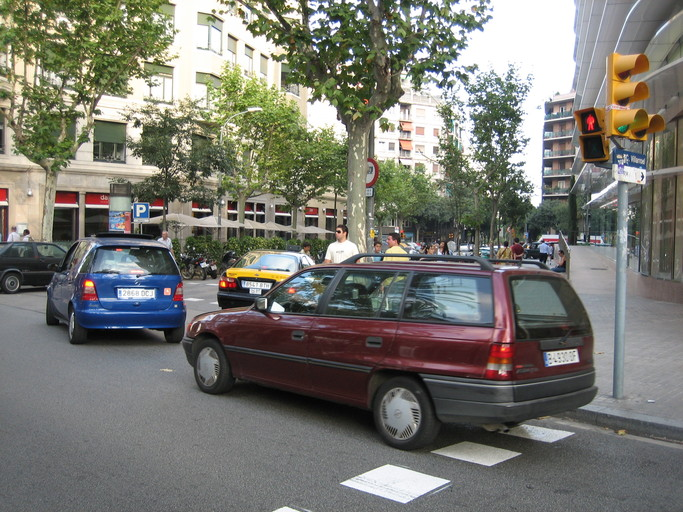
#> input picture data/labelmefacade-master/images/static_barcelona_street_city_outdoor_2005__img_0322.jpg, 683 x 512 px; its folder holds only this picture in this run
$ python different_scales_template_matching.py --template ../../data/labelmefacade-master/images/static_barcelona_street_city_outdoor_2005__img_0322.jpg --images ../../data/labelmefacade-master/images
#> lines starting #> are read from the running program, lines starting #| are printed output that depends on the picture; after the words box and inside, x2 and y2 are one past the last pixel; in counts of white or black regions, pixels touching at a corner belong together
# import the necessary packages
import numpy as np
import argparse
import imutils
import glob
import cv2

# construct the argument parser and parse the arguments
ap = argparse.ArgumentParser()
ap.add_argument("-t", "--template", required=True, help="Path to template image")
ap.add_argument("-i", "--images", required=True,
	help="Path to images where template will be matched")
ap.add_argument("-v", "--visualize",
	help="Flag indicating whether or not to visualize each iteration")
args = vars(ap.parse_args())
# load the image image, convert it to grayscale, and detect edges
template = cv2.imread(args["template"])
#> template is the input picture: shape (512, 683, 3); mean B, G, R 112, 119.5, 119.7
template = cv2.cvtColor(template, cv2.COLOR_BGR2GRAY)
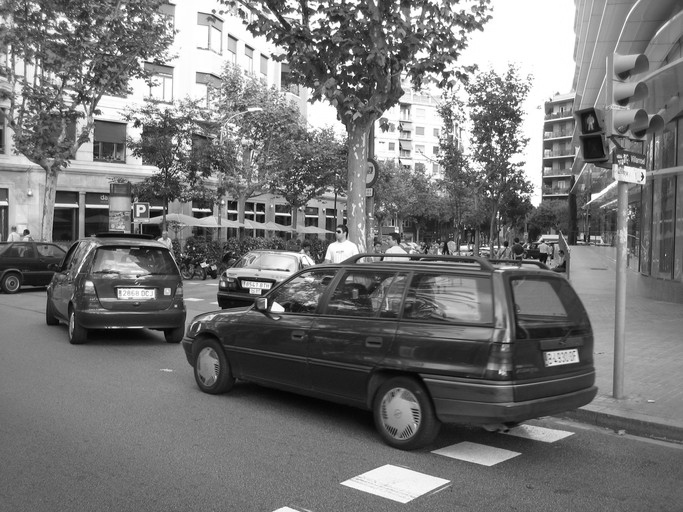
#> template: shape (512, 683); min 0, max 255, mean 118.7
template = cv2.Canny(template, 50, 200)
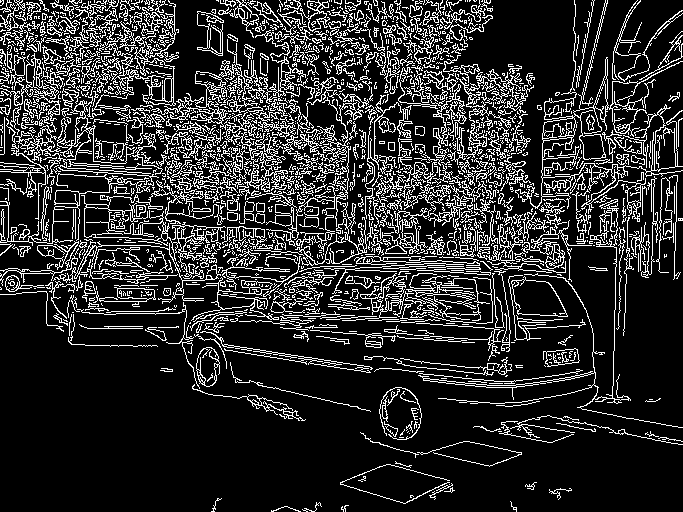
#> template: shape (512, 683); 17.6% white in thin lines or dots
(tH, tW) = template.shape[:2]
#> tH = 512; tW = 683
cv2.imshow("Template", template)

# loop over the images to find the template in
for imagePath in glob.glob(args["images"] + "/*.jpg"):
	# load the image, convert it to grayscale, and initialize the
	# bookkeeping variable to keep track of the matched region
	image = cv2.imread(imagePath)
	gray = cv2.cvtColor(image, cv2.COLOR_BGR2GRAY)
	found = None
	# loop over the scales of the image
	for scale in np.linspace(0.2, 1.0, 20)[::-1]:
		# resize the image according to the scale, and keep track
		# of the ratio of the resizing
		resized = imutils.resize(gray, width = int(gray.shape[1] * scale))
		r = gray.shape[1] / float(resized.shape[1])
		# if the resized image is smaller than the template, then break
		# from the loop
		if resized.shape[0] < tH or resized.shape[1] < tW:
			break
        # detect edges in the resized, grayscale image and apply template
		# matching to find the template in the image
		edged = cv2.Canny(resized, 50, 200)
		result = cv2.matchTemplate(edged, template, cv2.TM_CCOEFF)
		(_, maxVal, _, maxLoc) = cv2.minMaxLoc(result)
		# check to see if the iteration should be visualized
		if args.get("visualize", False):
			# draw a bounding box around the detected region
			clone = np.dstack([edged, edged, edged])
			cv2.rectangle(clone, (maxLoc[0], maxLoc[1]),
				(maxLoc[0] + tW, maxLoc[1] + tH), (0, 0, 255), 2)
			cv2.imshow("Visualize", clone)
			cv2.waitKey(0)
		# if we have found a new maximum correlation value, then update
		# the bookkeeping variable
		if found is None or maxVal > found[0]:
			found = (maxVal, maxLoc, r)
#> this loop made 2 passes
#> found on pass 1: (3.3e+09, (0, 0), 1)
	# unpack the bookkeeping variable and compute the (x, y) coordinates
	# of the bounding box based on the resized ratio
	(_, maxLoc, r) = found
#> r = 1
	(startX, startY) = (int(maxLoc[0] * r), int(maxLoc[1] * r))
#> startX = 0; startY = 0
	(endX, endY) = (int((maxLoc[0] + tW) * r), int((maxLoc[1] + tH) * r))
#> endX = 683; endY = 512
	# draw a bounding box around the detected result and display the image
	cv2.rectangle(image, (startX, startY), (endX, endY), (0, 0, 255), 2)
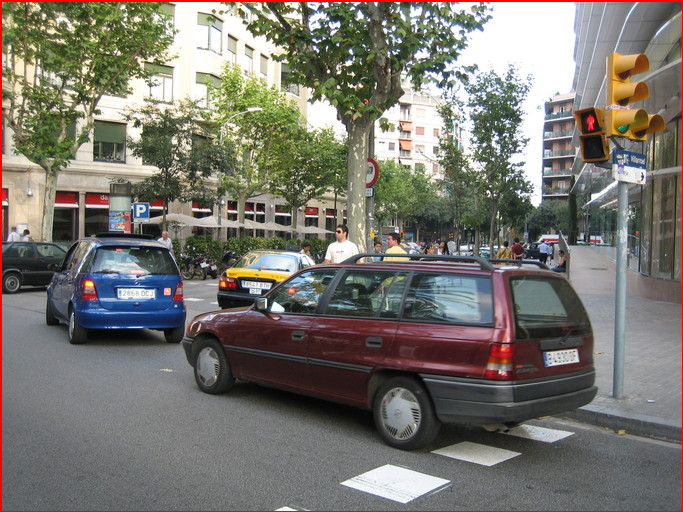
#> image: shape (512, 683, 3); 1.02% of pixels changed, all inside (x1, y1, x2, y2) = (0, 0, 683, 512)
	cv2.imshow("Image", image)
	cv2.waitKey(0)

$ run again, on data/labelmefacade-master/images/static_barcelona_street_city_outdoor_2_2005__img_0524.jpg
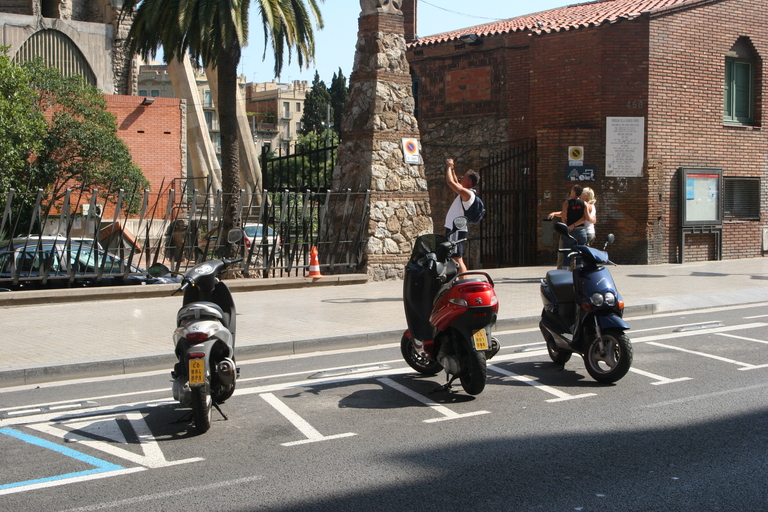
#> input picture data/labelmefacade-master/images/static_barcelona_street_city_outdoor_2_2005__img_0524.jpg, 768 x 512 px
#> template is the input picture: shape (512, 768, 3); mean B, G, R 102.4, 109.4, 115.6
#> `template = cv2.Canny(template, 50, 200)`:
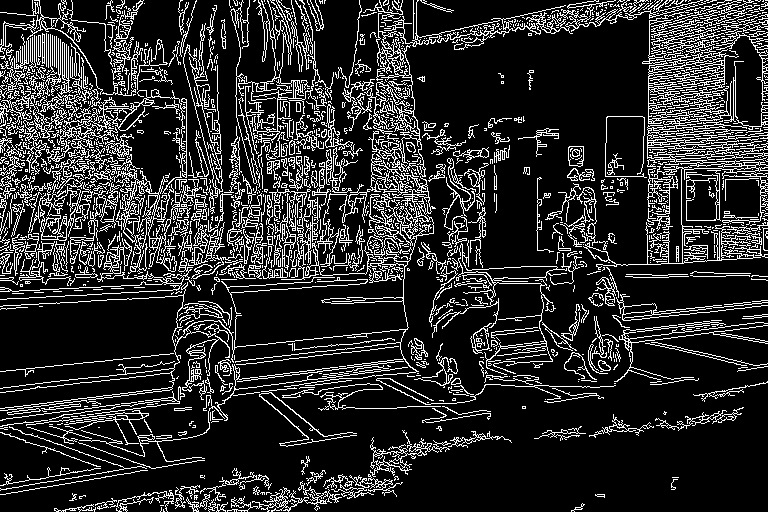
#> template: shape (512, 768); 17.3% white in thin lines or dots
#> the loop `for scale in np.linspace(0.2, 1.0, 20)[::-1]:` made 2 passes
#> found on pass 1: (3.65e+09, (0, 0), 1)
#> `(_, maxLoc, r) = found`: r = 1
#> startX = 0
#> endX = 768; endY = 512
#> `cv2.rectangle(image, (startX, startY), (endX, endY), (0, 0, 255), 2)`:
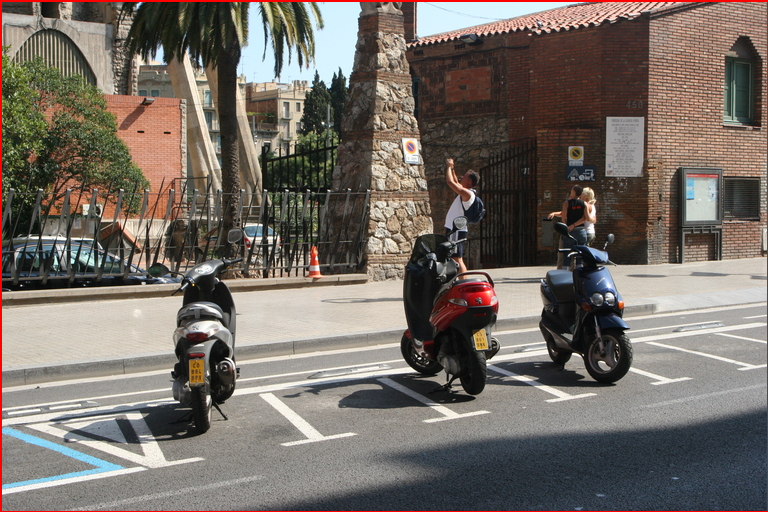
#> image: shape (512, 768, 3); 0.97% of pixels changed, all inside (x1, y1, x2, y2) = (0, 0, 768, 512)

$ run again, on data/labelmefacade-master/images/static_barcelona_street_city_outdoor_2_2005__img_0662.jpg
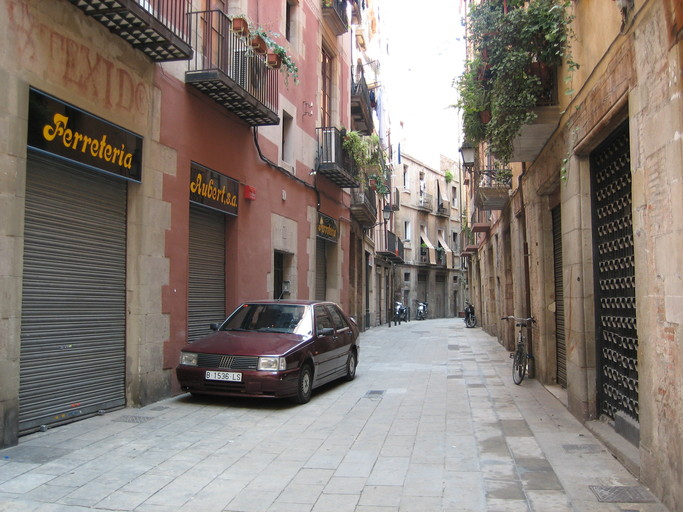
#> input picture data/labelmefacade-master/images/static_barcelona_street_city_outdoor_2_2005__img_0662.jpg, 683 x 512 px
#> template is the input picture: shape (512, 683, 3); mean B, G, R 116.7, 123.4, 133.4
#> `template = cv2.Canny(template, 50, 200)`:
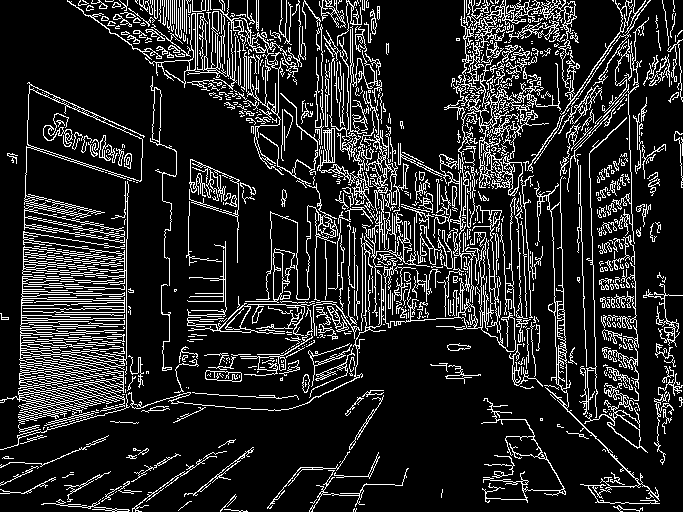
#> template: shape (512, 683); 15% white in thin lines or dots
#> the loop `for scale in np.linspace(0.2, 1.0, 20)[::-1]:` made 2 passes
#> found on pass 1: (2.9e+09, (0, 0), 1)
#> `(_, maxLoc, r) = found`: r = 1
#> startX = 0
#> endX = 683; endY = 512
#> `cv2.rectangle(image, (startX, startY), (endX, endY), (0, 0, 255), 2)`:
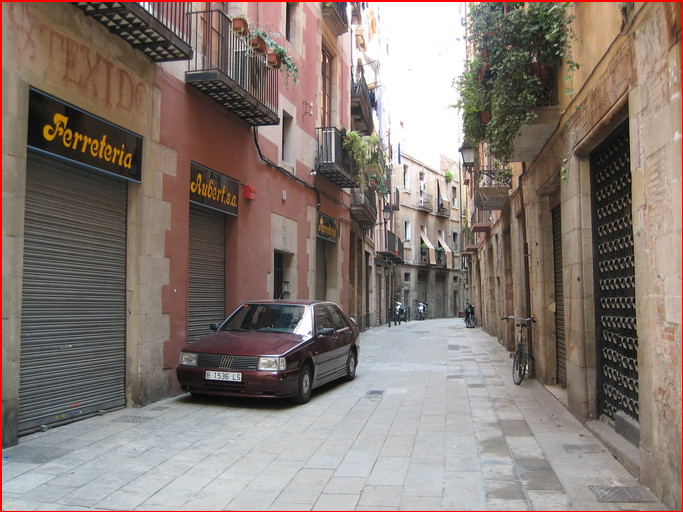
#> image: shape (512, 683, 3); 1.02% of pixels changed, all inside (x1, y1, x2, y2) = (0, 0, 683, 512)

$ run again, on data/labelmefacade-master/images/static_barcelona_street_city_outdoor_2_2005__img_0666.jpg
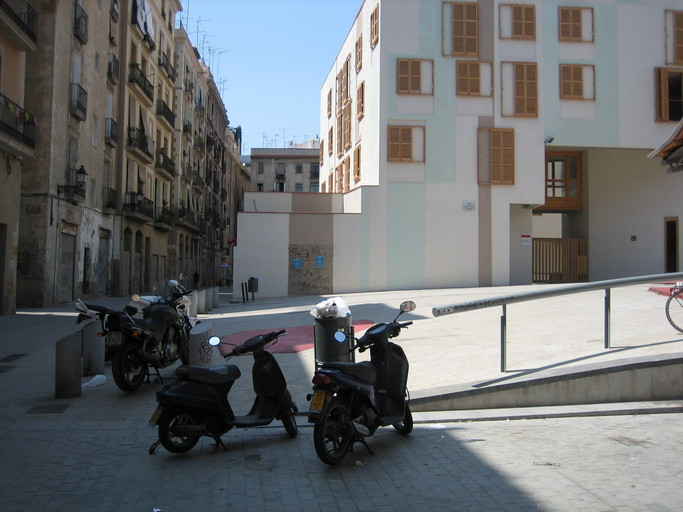
#> input picture data/labelmefacade-master/images/static_barcelona_street_city_outdoor_2_2005__img_0666.jpg, 683 x 512 px
#> template is the input picture: shape (512, 683, 3); mean B, G, R 112.3, 110.5, 108.1
#> `template = cv2.Canny(template, 50, 200)`:
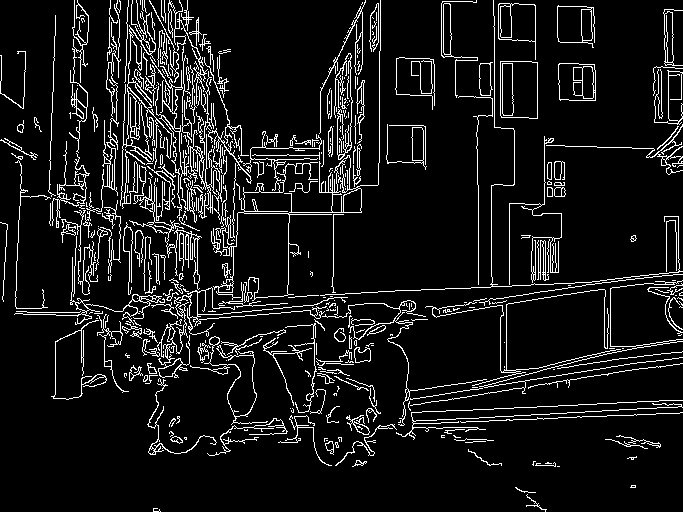
#> template: shape (512, 683); 9% white in thin lines or dots
#> the loop `for scale in np.linspace(0.2, 1.0, 20)[::-1]:` made 2 passes
#> found on pass 1: (1.86e+09, (0, 0), 1)
#> `(_, maxLoc, r) = found`: r = 1
#> startX = 0
#> endX = 683; endY = 512
#> `cv2.rectangle(image, (startX, startY), (endX, endY), (0, 0, 255), 2)`:
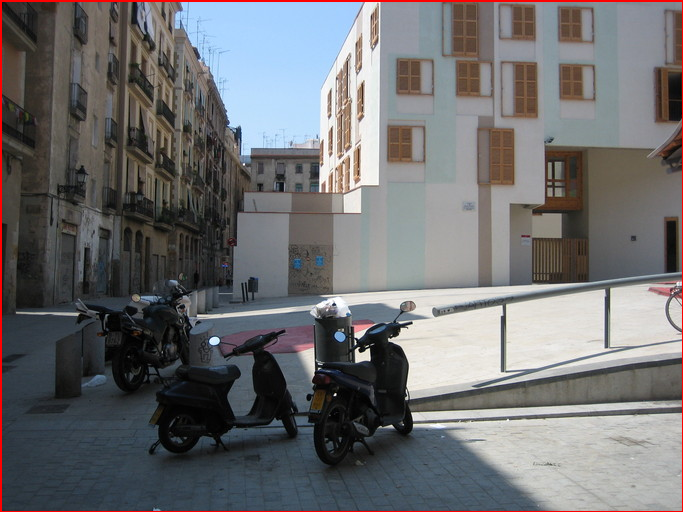
#> image: shape (512, 683, 3); 1.02% of pixels changed, all inside (x1, y1, x2, y2) = (0, 0, 683, 512)

$ run again, on data/labelmefacade-master/images/static_barcelona_street_city_outdoor_2005__img_0550.jpg
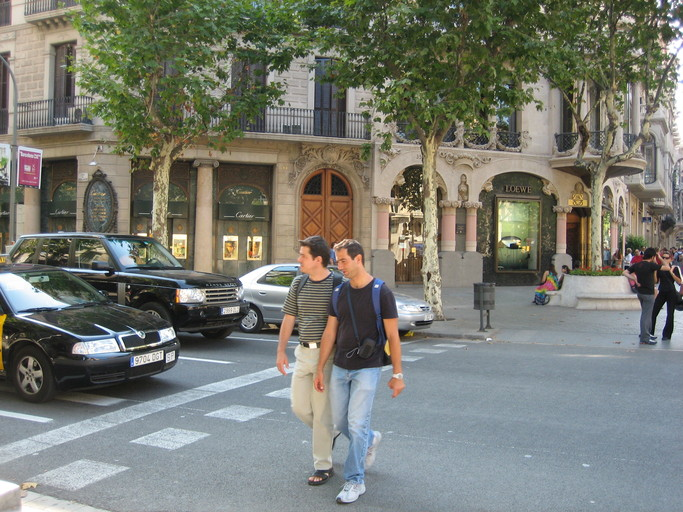
#> input picture data/labelmefacade-master/images/static_barcelona_street_city_outdoor_2005__img_0550.jpg, 683 x 512 px
#> template is the input picture: shape (512, 683, 3); mean B, G, R 113.7, 122.9, 120.4
#> `template = cv2.Canny(template, 50, 200)`:
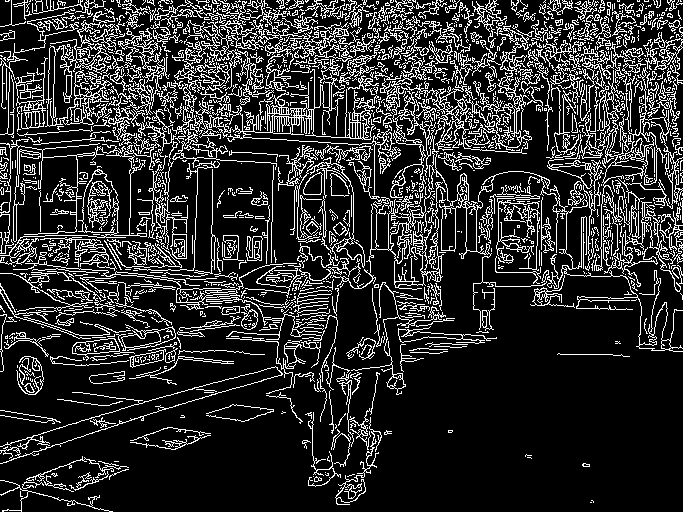
#> template: shape (512, 683); 18% white in thin lines or dots
#> the loop `for scale in np.linspace(0.2, 1.0, 20)[::-1]:` made 2 passes
#> found on pass 1: (3.35e+09, (0, 0), 1)
#> `(_, maxLoc, r) = found`: r = 1
#> startX = 0
#> endX = 683; endY = 512
#> `cv2.rectangle(image, (startX, startY), (endX, endY), (0, 0, 255), 2)`:
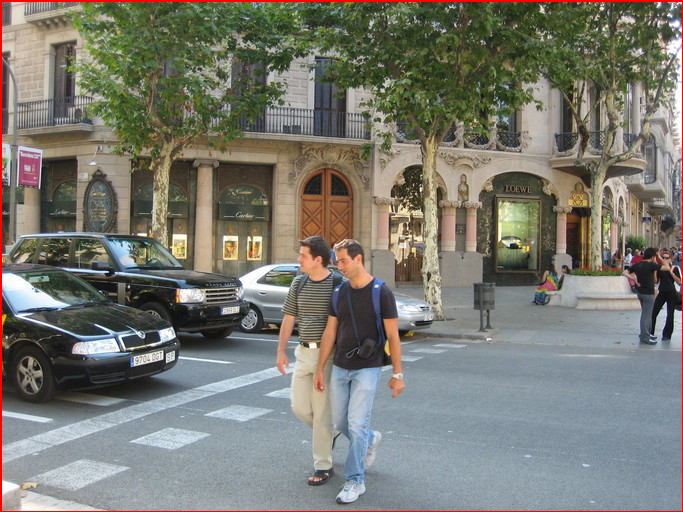
#> image: shape (512, 683, 3); 1.02% of pixels changed, all inside (x1, y1, x2, y2) = (0, 0, 683, 512)
